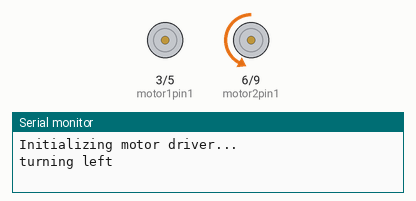
Simulated run of this sketch. Board: Arduino Uno, built with avr-gcc and run on an emulated ATmega328P. Parts: motor-driver pin pairs drawn as motors (green arrow = first pin HIGH = forward, orange = second pin HIGH = backward, longer = more drive), the last lines printed to the serial monitor.

Above: at 0.2 s.
At 1.7 s:
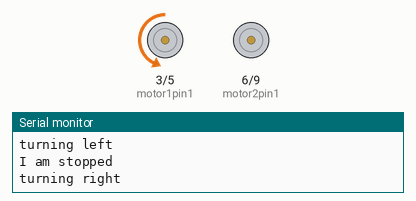
At 5.5 s:
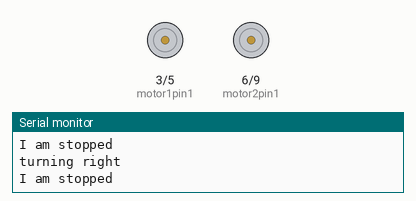
Timing chart, 0 to 6.9 s (numbered marks = the images above):
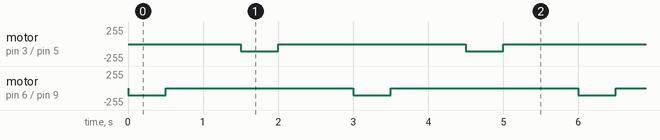

Measured:
- by itself, motor on pin 3 (motor1pin1) / pin 5 (motor1pin2): alternates backward 110/255 for 0.50 s and stopped for 2.5 s
- by itself, motor on pin 6 (motor2pin1) / pin 9 (motor2pin2): alternates backward 109/255 for 0.50 s and stopped for 2.5 s

The sketch:

motordriver.ino
```cpp
int motor1pin1 = 3; //reverse right
int motor1pin2 = 5; //forward right

int motor2pin1 = 6; //reverse left
int motor2pin2 = 9; //forward left

void setup() {
  Serial.begin(9600);
  Serial.println("Initializing motor driver...");
  pinMode(motor1pin1, OUTPUT);
  pinMode(motor1pin2, OUTPUT);
  pinMode(motor2pin1, OUTPUT);
  pinMode(motor2pin2, OUTPUT);

  digitalWrite(motor1pin1, LOW);
  digitalWrite(motor1pin2, LOW);
  digitalWrite(motor2pin1, LOW);
  digitalWrite(motor2pin2, LOW);

  // pinMode(9, OUTPUT); // ENA
  // pinMode(10, OUTPUT); // ENB
}

void stop() {              //function of stop
  digitalWrite(motor1pin1, LOW);
  digitalWrite(motor1pin2, LOW);
  digitalWrite(motor2pin1, LOW);
  digitalWrite(motor2pin2, LOW);
}

void forward(){
  analogWrite(motor1pin1, 0);
  analogWrite(motor1pin2, 178);
  analogWrite(motor2pin1, 0);
  analogWrite(motor2pin2, 150);
}

void reverse(){
  analogWrite(motor1pin1, 175);
  analogWrite(motor1pin2, 0);
  analogWrite(motor2pin1, 170);
  analogWrite(motor2pin2, 0);

}

void turn_right(){
  analogWrite(motor1pin1, 0);
  analogWrite(motor1pin2, 110);
  analogWrite(motor2pin1, 0);
  analogWrite(motor2pin2, 0);//120);
}

void turn_left(){
  analogWrite(motor1pin1, 0);
  analogWrite(motor1pin2, 0);//110);
  analogWrite(motor2pin1, 0);
  analogWrite(motor2pin2, 109);
}

void loop() {
  // analogWrite(9, 200);
  // analogWrite(10, 200);
  //forward();
  //reverse();
  turn_left();
  Serial.println("turning left");
  delay(500);
  stop();
  Serial.println("I am stopped");
  delay(1000);
  turn_right();
  Serial.println("turning right");
  delay(500);
  stop();
  Serial.println("I am stopped");
  delay(1000);

}
```
